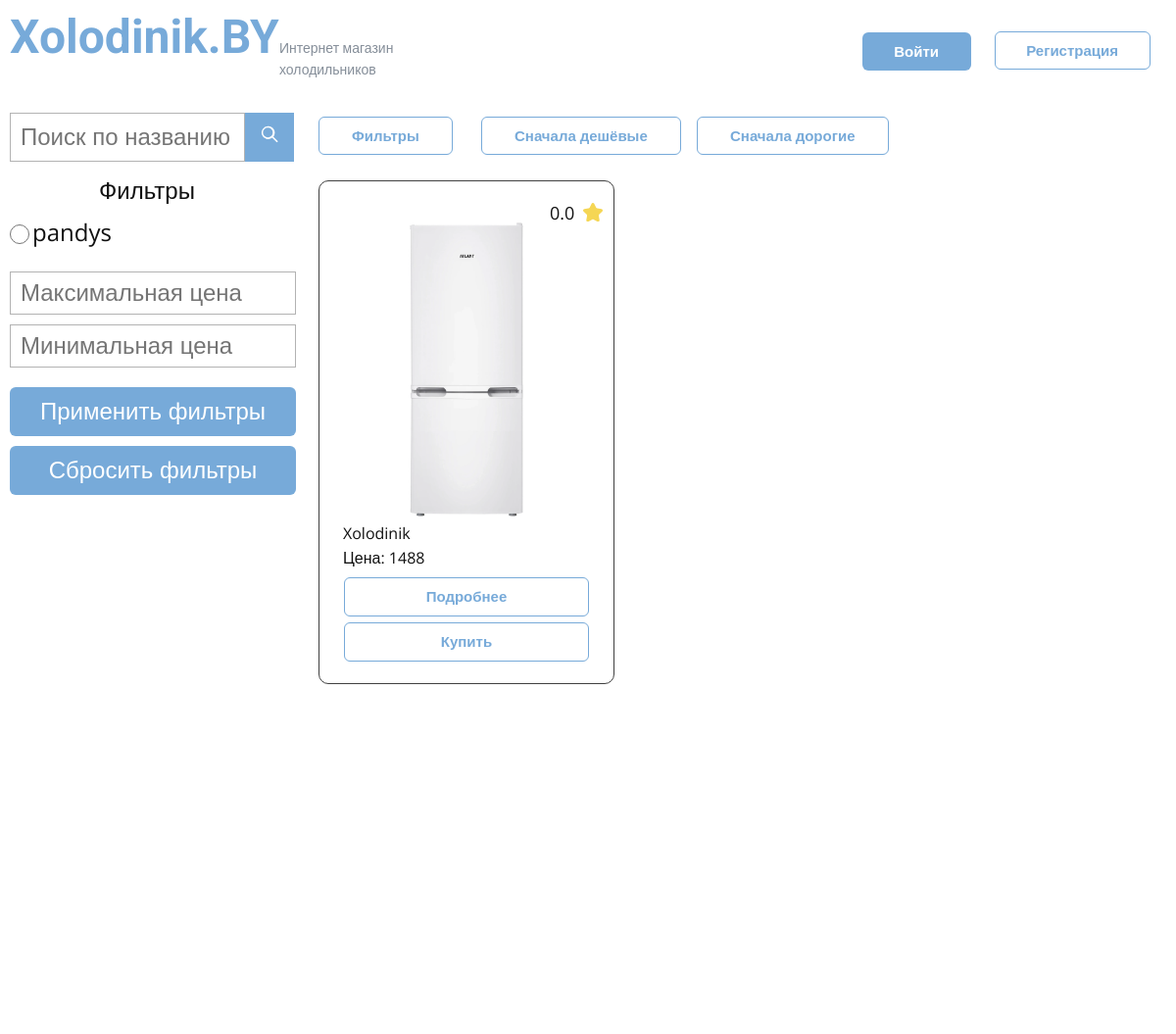
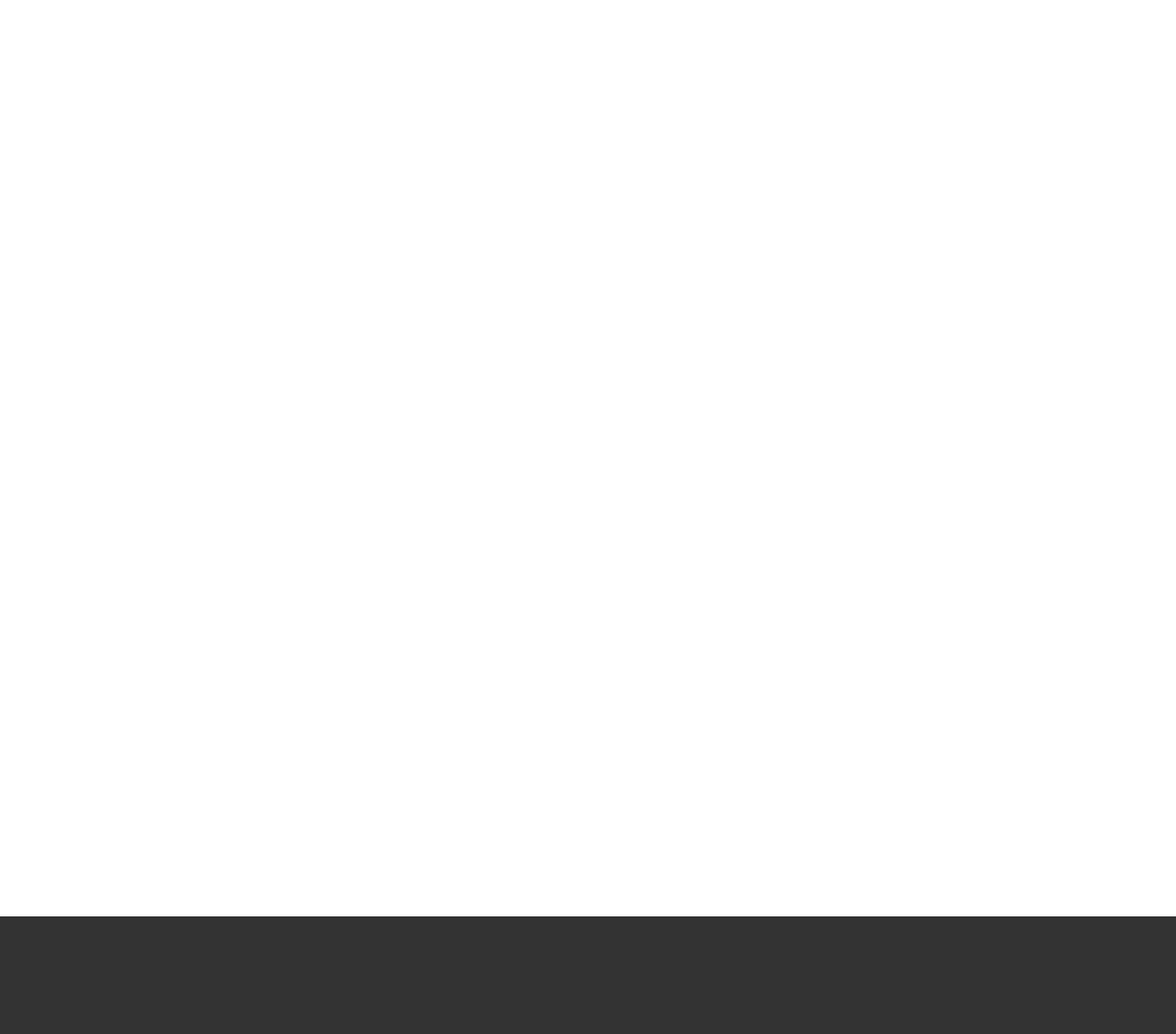
The page / on the database its author committed (2 pictures, top to bottom).
### app.py (models this page shows)
class Prod(db.Model):
    id = db.Column(db.Integer, primary_key=True)
    model = db.Column(db.String(20), nullable=False, unique=True)
    producer = db.Column(db.String(20), nullable=False)
    price = db.Column(db.Integer, nullable=False)
    width = db.Column(db.String(20), nullable=False)
    depth = db.Column(db.String(20), nullable=False)
    height = db.Column(db.String(20), nullable=False)
    weight = db.Column(db.String(20), nullable=False)
    volume = db.Column(db.String(20), nullable=False)
    service = db.Column(db.String(20), nullable=False)
    country = db.Column(db.String(20), nullable=False)
    category = db.Column(db.String(20), nullable=False)
    colling = db.Column(db.String(20), nullable=False)
    color = db.Column(db.String(20), nullable=False)
    energy_efficiency = db.Column(db.String(20), nullable=False)
    compressors = db.Column(db.String(20), nullable=False)
    noise = db.Column(db.String(20), nullable=False)
    handle = db.Column(db.String(20), nullable=False)
    guaranty = db.Column(db.String(20), nullable=False)
    control_unit = db.Column(db.String(20), nullable=False)
    power = db.Column(db.String(20), nullable=False)
    chambers = db.Column(db.String(20), nullable=False)
    doors = db.Column(db.String(20), nullable=False)
    useful_volume = db.Column(db.String(20), nullable=False)
    useful_volume_ref = db.Column(db.String(20), nullable=False)
    useful_volume_freezer = db.Column(db.String(20), nullable=False)
    voltage_frequency = db.Column(db.String(20), nullable=False)
    energy_consumption = db.Column(db.String(20), nullable=False)
    coolant = db.Column(db.String(20), nullable=False)
    series = db.Column(db.String(20), nullable=False)
    temperature = db.Column(db.String(20), nullable=False)
    defrosting_system = db.Column(db.String(20), nullable=False)
    shelves = db.Column(db.String(20), nullable=False)
    barriers = db.Column(db.String(20), nullable=False)
    baskets = db.Column(db.String(20), nullable=False)
    inserts = db.Column(db.String(20), nullable=False)
    stoppers = db.Column(db.String(20), nullable=False)
    freezer_temp = db.Column(db.String(20), nullable=False)
    freezing_capacity = db.Column(db.String(20), nullable=False)
    freezer_parts = db.Column(db.String(20), nullable=False)
    size_without = db.Column(db.String(20), nullable=False)
    size_with = db.Column(db.String(20), nullable=False)
    weight_without = db.Column(db.String(20), nullable=False)
    weight_with = db.Column(db.String(20), nullable=False)
    rating = db.Column(db.Float, nullable=False, default=0.0)
    description = db.Column(db.String(200), nullable=False)
    image_path = db.Column(db.String(50), nullable=False, unique=True)
    orders = db.relationship('Order', back_populates='prod')
    reviews = db.relationship('Review', back_populates='prod')

### app.py (the view, shortened to what this page needs)
@app.route("/", methods=["POST", "GET"])
def index():
    prods = Prod.query.all()
    producers = []
    for prod in prods:
        if prod.producer not in producers:
            producers.append(prod.producer)
    return render_template("index.html", prods=prods, producers=producers)

### templates/index.html (shortened to what this page needs)
<!DOCTYPE html>
<html style="font-size: 16px;" lang="ru">
<head>
    <link rel="stylesheet" href="{{ url_for('static', filename='index.css') }}" media="screen">
    <link rel="stylesheet" href="{{ url_for('static', filename='un.css') }}" media="screen">
</head>
<body>
<header>
    <div class="head">
        <a class="logo" href="/">Xolodinik.BY</a>
        <p class="logo-text">Интернет магазин<br>холодильников</p>
        {% if current_user.is_active and not current_user.role == "admin" %}
        <a href="/cub" style="margin-right: 20px !important;" class="btn btn-2">Личный кабинет</a>
        {% elif current_user.role == "admin" %}
        <a href="/panel" style="margin-right: 20px !important;" class="btn btn-2">Админ панель</a>
        {% else %}
        <a href="/login" class="btn btn-2">Войти</a>
        <a href="/register" class="btn btn-1">Регистрация</a>
        {% endif %}
    </div>
</header>
<div class="secta">
    <div class="filters-cont">
        <form name="form" method="post" style="display: flex; margin-top: 25px;">
            <input name="search" required placeholder="Поиск по названию" autocomplete="off"
                   style="width: 226px; height: 45.60px;">
            <button class="btn-submit" name="button" value="search" type="submit" style="width: 50px; height: 50px;">
                <svg width="20" height="20" fill="white" viewBox="0 0 24 24">
                    <path d="M10 2a8 8 0 105.293 14.293l5.707 5.707 1.414-1.414-5.707-5.707A8 8 0 0010 2zm0 2a6 6 0 110 12 6 6 0 010-12z"/>
                </svg>
            </button>
        </form>
        <p class="filters-text">Фильтры</p>
        <form name="form" method="post" style="margin-top: 5px;">
            {% for producer in producers %}
            <div style="display: flex; align-items: center;">
                <input type="radio" name="producer" value="{{ producer }}" id="{{ producer }}"
                       style="max-width: 20px; height: 20px;" {% if picked_producer == producer %} checked {% endif %}>
                <label for="{{ producer }}" style="font-size: 24px;">{{ producer }}</label>
            </div>
            {% endfor %}
            <div style="margin-top: 20px;">
                <input class="input-price" type="number" name="max_price" placeholder="Максимальная цена"
                       autocomplete="off" {% if f1 %} value="{{ max_price }}" {% endif %}>
                <input class="input-price" type="number" name="min_price" placeholder="Минимальная цена"
                       autocomplete="off" {% if f2 %} value="{{ min_price }}" {% endif %}>
            </div>
            <button class="filters-button" style="margin-top: 20px !important;" name="button" value="filters" type="submit">Применить фильтры</button>
            <button class="filters-button" name="button" value="drop" type="submit">Сбросить фильтры</button>
        </form>
    </div>
    <section>
        <div class="container">
            <a href="" class="btn btn-1">Фильтры </a>
            <a href="/?sort=cheap" class="btn btn-2">Сначала дешёвые </a>
            <a href="/?sort=expensive" class="btn btn-3">Сначала дорогие</a>
            <div class="catalog">
                {% for prod in prods%}
                <div class="container-product-1">
                    <p class="rating-text">{{ prod.rating }}</p>
                    <div class="div-svg">
                        <svg class="svg-1" preserveAspectRatio="none" viewBox="0 0 160 154">
                            <use xlink:href="#svg-7557"></use>
                        </svg>
                    </div>
                    <img class="image" src="{{ url_for('static', filename=prod.image_path) }}">
                    <p class="model">{{ prod.model }}</p>
                    <p class="price">Цена: {{ prod.price }}</p>
                    <a class="btn btn-4" href="/product?id={{ prod.id }}">Подробнее</a>
                    <a class="btn btn-4" href="/order?id={{ prod.id }}">Купить </a>
                </div>
                {% endfor %}
            </div>
        </div>
    </section>
</div>
<footer></footer>
</body>
</html>

### static/index.css (style rules this page uses)
body { -webkit-text-size-adjust: 100%; box-sizing: border-box; margin: 0; height: auto; min-height: 100%; overflow-x: clip; position: relative; font-size: 1rem; line-height: 1.6; font-family: 'Open Sans',sans-serif; color: #111111; background-color: #ffffff; }
.filters-button { margin: 10px 0 0 10px !important; font-size: 24px; background-color: #77aad9; color: #ffffff; border-radius: 6px; max-width: 292px; width: 292px; height: 50px; border: 0; cursor: pointer; }
.input-price { height: 40px; margin-top: 10px; max-width: 278px; }
.filters-text { margin: 10px 0 5px; font-size: 24px; text-align: center; }
.btn-submit { box-sizing: border-box; cursor: pointer; text-decoration: none; border: 0 none transparent; outline: none !important; margin: 0; font-style: initial; white-space: nowrap; user-select: none; vertical-align: middle; text-align: center; padding: auto; border-radius: 0; align-self: flex-start; display: inline-block; line-height: 1.4; color: #ffffff; background-color: #77aad9 !important; }
input { margin-left: 10px; padding-left: 10px; background-clip: padding-box; border-style: solid; border-width: 1px; border-color: #b3b3b3; background-color: #ffffff; color: #000000; justify-content: center; vertical-align: middle; stroke: none; font-size: 1.5rem; text-align: start; display: flex; flex: 0 0 auto; flex-flow: row nowrap; align-items: center; margin-bottom: 0; flex-grow: 1; flex-shrink: 1; }
.secta { display: flex; }
.filters-cont { width: 300px; height: 1900px }
.model { text-align: left; stroke: none; margin: 5px 20px 0 24px; }
.price { text-align: left; stroke: none; margin: 0 20px 0 24px; }
.image { object-fit: cover; display: block; vertical-align: middle; background-size: cover; background-position: 50% 50%; background-repeat: no-repeat; color: #111111; overflow: hidden; width: 200px; height: 300px; margin: 0 50px; }
.div-svg { position: relative; color: #f5d654 !important; width: 20px; height: 20px; margin: -25px 11px 0 auto; }
.svg-1 { overflow: hidden; position: absolute; fill: #f5d654; }
.rating-text { font-size: 1.125rem; margin: 12px 36px 0 235px; }
.container-product-1 { border-style: solid; border-width: 1px; border-radius: 10px; border-color: #404040; stroke: none; width: 300px; height: 500px; margin: 0 10px 0 0; padding: 6px 0; }
.catalog { display: flex; position: relative; text-align: left; min-height: 1009px; height: auto; margin: 26px 25px 60px; }
.container { box-sizing: border-box; position: relative; min-height: 1432px; }
.btn-1 { margin: 29px auto 0 25px !important; padding: 8px 33px !important; }
.btn-2 { margin: -39px auto 0 191px !important; padding: 8px 33px !important; }
.btn-3 { margin: -39px auto 0 411px !important; padding: 8px 33px !important; }
.btn-4 { font-weight: 700; font-size: 0.9375rem; border-style: solid; margin: 6px auto 0 !important; height: 40px; width: 250px; }

### rows shown on the page
Prod: producer "☐ pandys", producer "pandys", rating "0.0", image_path (picture), model "Xolodinik", price "1488"
